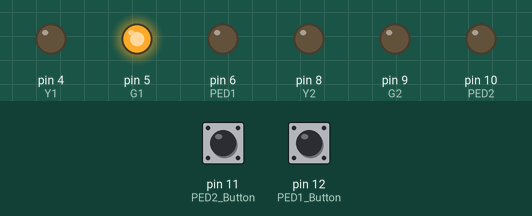
Recording of a sketch running on a simulated Arduino Uno, built with avr-gcc and run on an emulated ATmega328P. Parts: output pins drawn as LEDs (lit = HIGH). The test bench sets the inputs (shaded band); at power-on: pin 11 (PED2_Button) HIGH, pin 12 (PED1_Button) HIGH. Pins used as bus, display or sensor lines are not drawn.

Above: at 1.2 s.
1.3 s: pin 11 (PED2_Button) pulled LOW for 0.15 s
At 2.1 s:
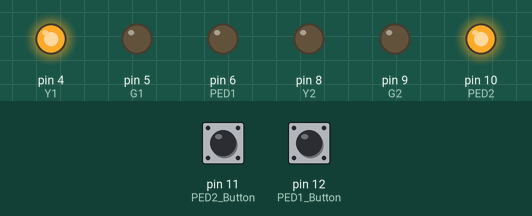
4.4 s: pin 12 (PED1_Button) pulled LOW for 0.15 s
At 5.0 s:
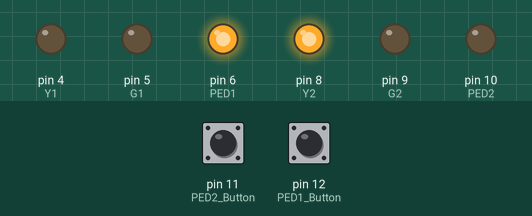
7.5 s: pin 11 (PED2_Button) pulled LOW for 1 s
At 8.9 s:
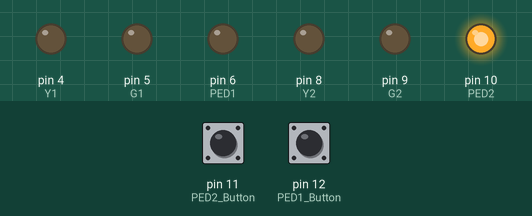
11.4 s: pin 12 (PED1_Button) pulled LOW for 1 s
At 20.5 s:
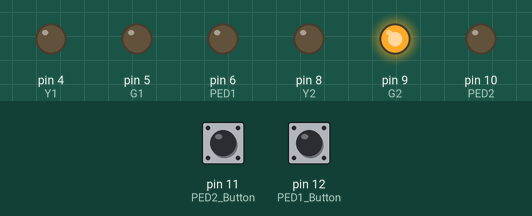
Timing chart, 0 to 25.0 s (numbered marks = the images above; inputs shaded):
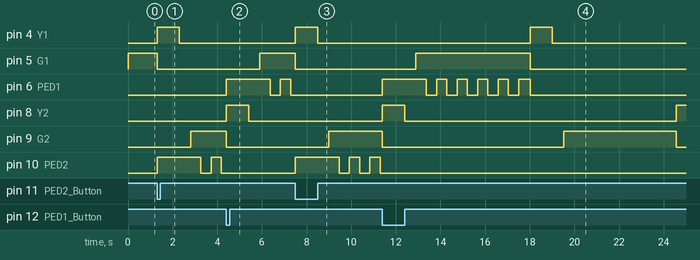

The sketch:

Traffic_Signals_Pedistrian_3.ino
```cpp
/*
  Traffic_Signals_2
  This program operates six LEDs (two red, two yellow and two green) in a sequence simulating
  traffic lights at an intersection.  The main loop of the program goes through one cycle of
  the control with Signal 1 starting as green with Signal 2 starting as red - Signal 1 stays green
  for 5 seconds, then turns yellow for one second then turns red.  Then after a delay of 1/2 second,
  Signal 2 switches to green turning its red LED off.  Then Signal 2 stays green for 5 seconds,
  turns yellow for one second, and then after 1/2 second Signal 1 switches to green and Signal 2
  switches to red.

  In addition, the program also has provision to opperate two bottons as requests from pedestrians
  to switch the lights so that they can cross the road after cross traffic has been stopped.  This
  uses two blue LEDs to serve as indicators that the request has been made and to flash during the
  time that the GREED light in the pedestrian direction is ON to indicate that the pedestrians can
  safely cross during that time.

  This main loop sequence then repeats continuously.

  This program was written by James M. Florence for the course EE1100 at UT Dallas.

*/

// The six controlling pins for the LEDs are specified

#define R1 3
#define Y1 4
#define G1 5
#define PED1 6
#define R2 7
#define Y2 8
#define G2 9
#define PED2 10
#define PED1_Button 12
#define PED2_Button 11

int PED1_Push = 0;
int PED2_Push = 0;
int PED1_ON = 0;
int PED2_ON = 0;
int count = 0;

// the setup routine runs once when you press reset:
void setup() {
  // The six LED pins are all initialized as outputs.
  pinMode(R1, OUTPUT);
  pinMode(Y1, OUTPUT);
  pinMode(G1, OUTPUT);
  pinMode(PED1, OUTPUT);
  pinMode(R2, OUTPUT);
  pinMode(Y2, OUTPUT);
  pinMode(G2, OUTPUT);
  pinMode(PED2, OUTPUT);

  pinMode(PED1_Button, INPUT_PULLUP);
  pinMode(PED2_Button, INPUT_PULLUP);

// The initial state of the traffic signals is written to the LEDs
  digitalWrite(R1, LOW);
  digitalWrite(Y1, LOW);
  digitalWrite(G1, HIGH);
  digitalWrite(PED1, LOW);
  digitalWrite(R2, HIGH);
  digitalWrite(Y2, LOW);
  digitalWrite(G2, LOW);
  digitalWrite(PED2, LOW);
  PED1_Push = digitalRead(PED1_Button);
  PED2_Push = digitalRead(PED2_Button);
}

// The main loop operating the traffic signals runs continously.
void loop() {

    // Make sure the Signal 1 is green
    digitalWrite(G1, HIGH);
    // Signal 1 stays green for 5 seconds
    count = 0;
    while (count < 5000) {
      delay(1);
    PED2_Push = digitalRead(PED2_Button);
    if (PED2_Push == LOW) {
      digitalWrite(PED2, HIGH);
      count = 5000;
      PED2_ON = 1;
    }
    if (PED1_ON == 1) {
      if (count > 0 && count < 450) {digitalWrite(PED1, HIGH); }
      if (count > 450 && count < 900) {digitalWrite(PED1, LOW); }
      if (count > 900 && count < 1350) {digitalWrite(PED1, HIGH); }
      if (count > 1350 && count < 1800) {digitalWrite(PED1, LOW); }
      if (count > 1800 && count < 2250) {digitalWrite(PED1, HIGH); }
      if (count > 2250 && count < 2700) {digitalWrite(PED1, LOW); }
      if (count > 2700 && count < 3150) {digitalWrite(PED1, HIGH); }
      if (count > 3150 && count < 3600) {digitalWrite(PED1, LOW); }
      if (count > 3600 && count < 4050) {digitalWrite(PED1, HIGH); }
      if (count > 4050 && count < 4500) {digitalWrite(PED1, LOW); }
      if (count > 4500 && count < 5000) {digitalWrite(PED1, HIGH); }
      if (count == 5000) {digitalWrite(PED1, LOW); }
    }
    count++;

    }

    PED1_ON = 0;

//    delay(5000);
    // Signal 1 switches to yellow for 1 second
    digitalWrite(G1, LOW);
    digitalWrite(PED1, LOW);
    digitalWrite(Y1, HIGH);
    delay(1000);
    // Signal 1 then switches to red
    digitalWrite(Y1, LOW);
    digitalWrite(R1, HIGH);
    // After a 1/2 second delay, Signal 2 switches from red to green
    delay(500);
    digitalWrite(R2, LOW);
    digitalWrite(G2, HIGH);

    // Signal 2 stays green for 5 seconds
        count = 0;
    while (count < 5000) {
      delay(1);
    PED1_Push = digitalRead(PED1_Button);
    if (PED1_Push == LOW) {
      digitalWrite(PED1, HIGH);
      count = 5000;
      PED1_ON = 1;
    }
    if (PED2_ON == 1) {
      if (count > 0 && count < 450) {digitalWrite(PED2, HIGH); }
      if (count > 450 && count < 900) {digitalWrite(PED2, LOW); }
      if (count > 900 && count < 1350) {digitalWrite(PED2, HIGH); }
      if (count > 1350 && count < 1800) {digitalWrite(PED2, LOW); }
      if (count > 1800 && count < 2250) {digitalWrite(PED2, HIGH); }
      if (count > 2250 && count < 2700) {digitalWrite(PED2, LOW); }
      if (count > 2700 && count < 3150) {digitalWrite(PED2, HIGH); }
      if (count > 3150 && count < 3600) {digitalWrite(PED2, LOW); }
      if (count > 3600 && count < 4050) {digitalWrite(PED2, HIGH); }
      if (count > 4050 && count < 4500) {digitalWrite(PED2, LOW); }
      if (count > 4500 && count < 5000) {digitalWrite(PED2, HIGH); }
      if (count == 5000) {digitalWrite(PED2, LOW); }
    }

    count++;

    }

    PED2_ON = 0;

//    delay(5000);
    // Then Signal 2 switches to yellow for 1 second
    digitalWrite(G2, LOW);
    digitalWrite(PED2, LOW);
    digitalWrite(Y2, HIGH);
    delay(1000);
    // Then Signal 2 switches to red
    digitalWrite(Y2, LOW);
    digitalWrite(R2, HIGH);
    // After a delay of 1/2 second Signal 1 is switched to green
    delay(500);
    digitalWrite(R1, LOW);
    digitalWrite(G1, HIGH);

}
```

Measured:
- after the input at 1.3 s, pin 4 (Y1): LOW → HIGH at once, → LOW 1.0 s later; pin 5 (G1): HIGH → LOW at once; pin 9 (G2): LOW → HIGH after 1.5 s; pin 10 (PED2): LOW → HIGH at once, → LOW 2.0 s later, → HIGH 0.46 s later, → LOW 0.46 s later
- after the input at 4.4 s, pin 5 (G1): LOW → HIGH after 1.5 s; pin 6 (PED1): LOW → HIGH at once, → LOW 2.0 s later, → HIGH 0.46 s later, → LOW 0.46 s later; pin 8 (Y2): LOW → HIGH at once, → LOW 1.0 s later; pin 9 (G2): HIGH → LOW at once; pin 10 (PED2): stops changing and stays LOW
- after the input at 7.5 s, pin 4 (Y1): LOW → HIGH after 0.00 s instead of 3.5 s; pin 5 (G1): HIGH → LOW after 0.00 s instead of 3.5 s; pin 6 (PED1): stops changing and stays LOW; pin 9 (G2): LOW → HIGH after 1.5 s; pin 10 (PED2): LOW → HIGH at once, then repeats every 0.92 s: LOW 0.46 s, HIGH 0.46 s
- after the input at 11.4 s, pin 6 (PED1): LOW → HIGH at once, then repeats every 0.92 s: LOW 0.46 s, HIGH 0.46 s, until it stays LOW from 18.0 s; pin 10 (PED2): stops changing and stays LOW
